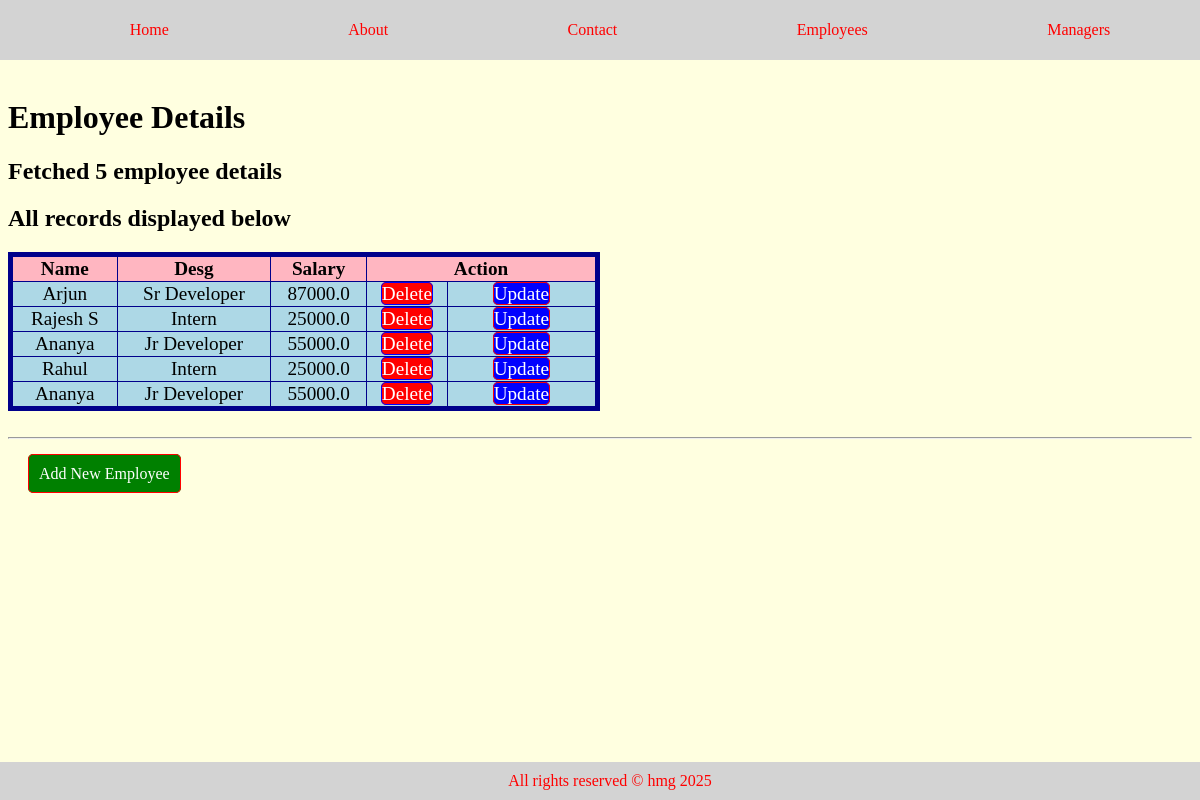
The page /emplist on the database as committed earlier.
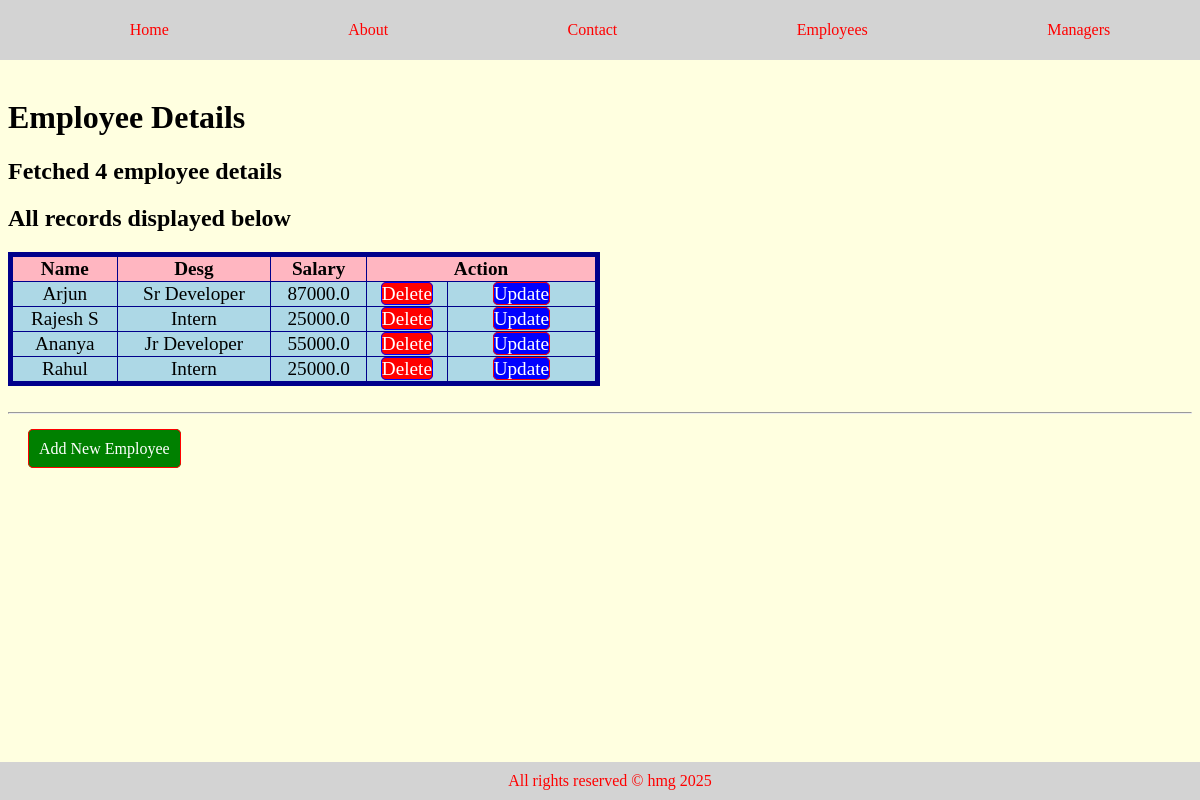
The same page on the database as committed later.
### employee/models.py (models this page shows, shortened)
class Employee(models.Model):
    name=models.CharField(max_length=30)
    desg=models.CharField(max_length=50)
    salary=models.FloatField(default=25000)

### employee/views.py (the view)
# urls.py: path('emplist',views.emplist,name="emplist"),
def emplist(request):
    records=Employee.objects.all()
    return render(request,'empdetails.html',{'records':records,'count':len(records)})

### employee/templates/empdetails.html (shortened to what this page needs)
{% extends 'base.html' %}
{% block content %}
    <h1>Employee Details</h1>
    {% if count > 0 %}
    <h2>Fetched {{count}} employee details</h2>
    {% else %}
    <h2> No Records Available </h2>
    {% endif %}
    <h2>All records displayed below</h2>
    <table border="1">
        <tr><th>Name</th><th>Desg</th><th>Salary</th><th colspan="2">Action</th></tr>
        {% for emp in records %}
        <tr>
            <td>{{emp.name}}</td>
            <td>{{emp.desg}}</td>
            <td>{{emp.salary}}</td>
            <td><a class="del-btn" href="/delete/{{emp.id}}" onclick="return confirm('Do you want to delete this record?')">Delete</a></td>
            <td><a class="up-btn" href="/update/{{emp.id}}">Update</a></td>
        </tr>
        {% endfor %}
    </table>
    <br>
    <hr>
    <br>
    <a class="add-btn" href="emp/add"> Add New Employee </a>
{% endblock %}

### employee/templates/base.html (shortened to what this page needs)
{% load static %}
<!DOCTYPE html>
<html lang="en">
<head>
    <link rel="stylesheet" href="{% static '/css/style.css' %}">
</head>
<body>
    <nav>
        <ul>
            <li><a href="/home">Home</a></li>
            <li><a href="/about">About</a></li>
            <li><a href="/contact">Contact</a></li>
            <li><a href="/emplist">Employees</a></li>
            <li><a href="/managerlist">Managers</a></li>
        </ul>
    </nav>
    {% block content %}{% endblock %}
    <footer>
        All rights reserved &copy hmg 2025
    </footer>
</body>
</html>

### static/css/style.css (style rules this page uses)
body { padding: 70px 0 50px; background-color: lightyellow; }
nav { list-style: none; background-color: lightgrey; position: fixed; top: 0; left: 0; width: 100%; z-index: 10; }
nav ul { display: flex; justify-content: space-around; }
nav ul li { display: block; padding: 5px; }
li a { text-decoration: none; color:red }
footer { position: fixed; left: 0; bottom: 0; width: 100%; color:red; text-align:center; background-color: lightgrey; padding: 10px; z-index: 10; }
table { border: darkblue solid 5px; font-size: 1.2rem; border-collapse: collapse; width: 50%; text-align: center;; }
table tr th { background-color: lightpink; }
table tr td { background-color: lightblue; }
.del-btn { text-decoration: none; color:white; background-color: red; border:blue solid 1px; border-radius: 5px; }
.add-btn { margin: 20px; text-decoration: none; width: 200px; padding: 10px; color:white; background-color: green; border:red solid 1px; border-radius: 5px; }
.up-btn { margin: 20px; text-decoration: none; width: 200px; color:white; background-color: blue; border:red solid 1px; border-radius: 5px; }

Rows that differ between the two databases and show on the page:
removed Employee: name "Ananya", desg "Jr Developer", salary "55000.0"
Other text that changed with them:
{{ count }}: "5" → "4"
